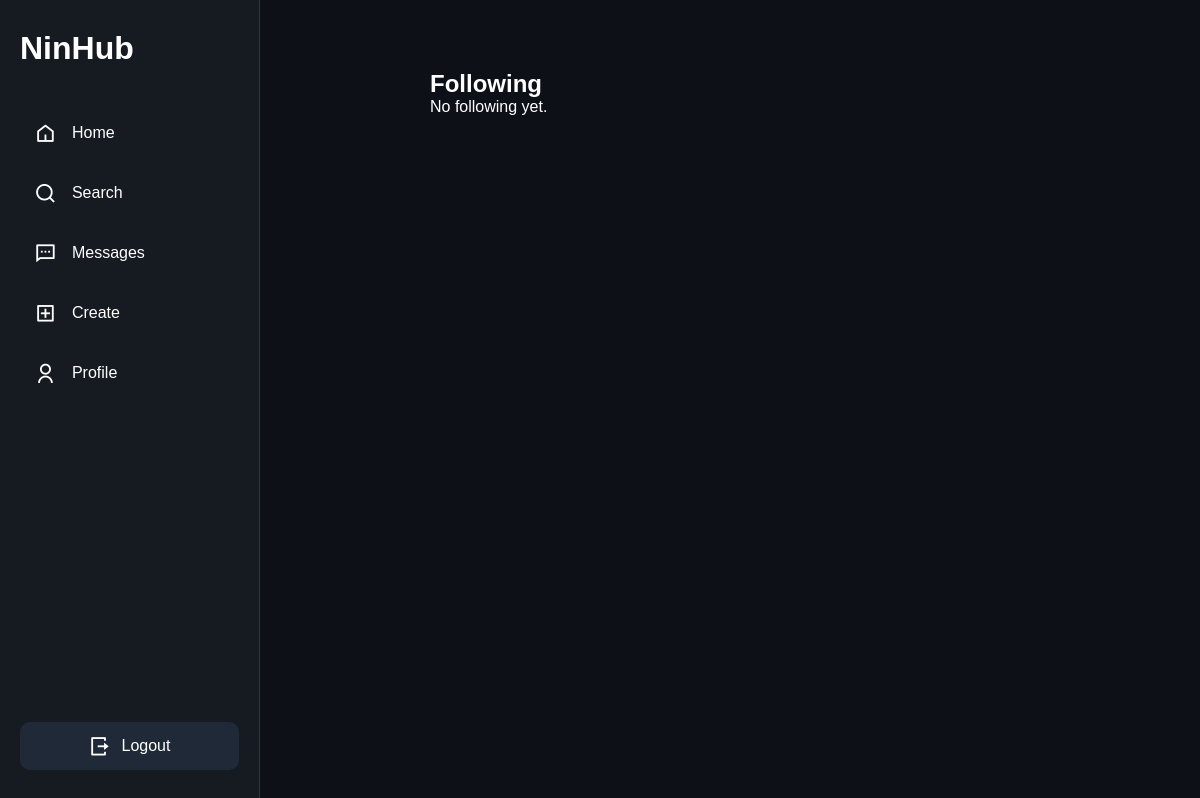
Before: /social/Test/following/ (signed in) with the older database file.
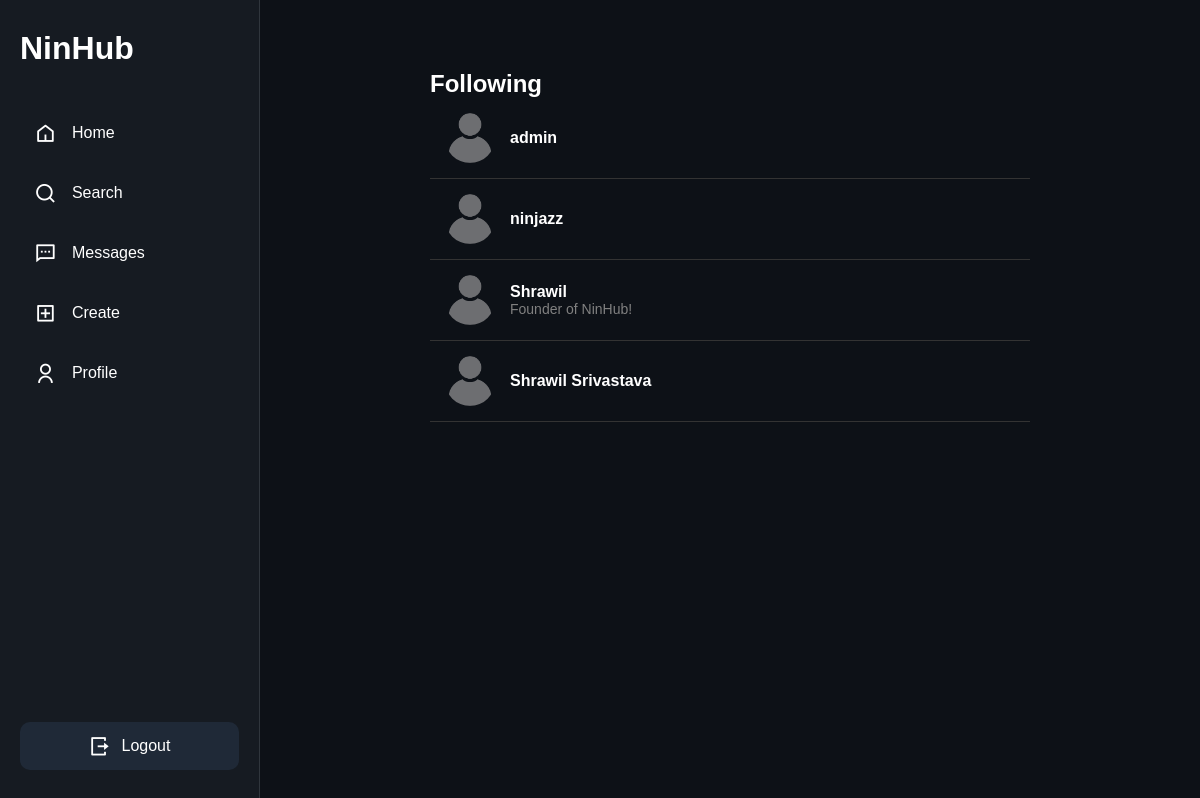
After: the same page with the newer database file.
### social/models.py (models this page shows, shortened)
class Follow(models.Model):
    following = models.ForeignKey(
        User,
        on_delete=models.CASCADE,
        related_name='follower'
    )
    follower = models.ForeignKey(
        User,
        on_delete=models.CASCADE,
        related_name='following'
    )
    created_at = models.DateTimeField(auto_now_add=True)
    class Meta:
        unique_together = ('following', 'follower')

### user/models.py (models this page shows, shortened)
class Profile(models.Model):
    user = models.OneToOneField(
        User,
        on_delete=models.CASCADE,
        related_name="profile"
    )
    pfp = models.ImageField(
        upload_to="profile_pictures/",
        default="profile_pictures/default.png",
        validators=[
            FileExtensionValidator(
                allowed_extensions=["jpg", "jpeg", "png", "webp"]
            )
        ],
    )
    bio = models.TextField(blank=True)
    website = models.URLField(blank=True)
    location = models.CharField(max_length=100, blank=True)
    created_at = models.DateTimeField(auto_now_add=True)

### social/views.py (the view)
# urls.py: path("<str:username>/following/", views.following_view, name="following_view"),
def following_view(request, username):
    profile_user = get_object_or_404(User, username=username)
    following = Follow.objects.filter(
        follower=profile_user
    ).select_related("following")
    following_users = User.objects.filter(
        id__in=Follow.objects.filter(
            follower=request.user
        ).values_list("following_id", flat=True)
    )
    return render(request, "social/follow_list.html", {
        "profile_user": profile_user,
        "users": following,
        "title": "Following",
        "following_users": following_users,
    })

### social/templates/social/follow_list.html (shortened to what this page needs)
{% extends "base.html" %}
{% load static %}
{% block content %}
    <div class="container">
        <h2>{{ title }}</h2>
        {% for follow in users %}
        <div class="user-card">
        {% if title == "Followers" %}
            <img src="{{ follow.follower.profile.pfp.url }}">
            <div>
                <a href="{% url 'user_profile' follow.follower.username %}">
                    {{ follow.follower.username }}
                </a>
                <div class="bio">
                    {{ follow.follower.profile.bio }}
                </div>
            </div>
        {% else %}
            <img src="{{ follow.following.profile.pfp.url }}">
            <div>
                <a href="{% url 'user_profile' follow.following.username %}">
                    {{ follow.following.username }}
                </a>
                <div class="bio">
                    {{ follow.following.profile.bio }}
                </div>
            </div>
        {% endif %}
        </div>
        {% empty %}
        <p>No {{ title|lower }} yet.</p>
        {% endfor %}
</div>
{% endblock %}

Changed rows visible on the page:
added Follow: following.profile.pfp (placeholder picture), following.username "admin"
added Follow: following.profile.pfp (placeholder picture), following.username "ninjazz"
added Follow: following.profile.pfp (placeholder picture), following.username "Shrawil", following.profile.bio "Founder of NinHub!"
added Follow: following.profile.pfp (placeholder picture), following.username "Shrawil Srivastava"
Other visible differences:
{{ title|lower }}: "following" → (not shown)
text no longer shown: "No yet."
